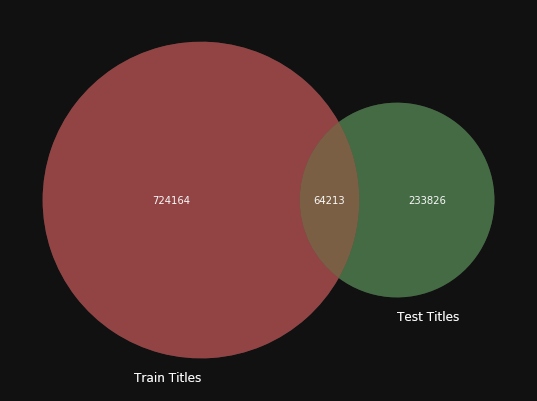
#> input picture Avito EDA 1_files/Avito EDA 1_101_0.png, 537 x 401 px; its folder holds only this picture in this run
$ python -i process_image_test.py   (imports and definitions only)   (older library calls are emulated)
#> lines starting #> are read from the running program, lines starting #| are printed output that depends on the picture; after the words box and inside, x2 and y2 are one past the last pixel; in counts of white or black regions, pixels touching at a corner belong together
import numpy as np
import pandas as pd
from time import time
import os
import tqdm
import re
import zipfile
from PIL import Image #pip install Pillow
import cv2 #pip install opencv-python
from skimage import feature
from collections import defaultdict
import operator
from scipy.stats import itemfreq
from multiprocessing import Pool
import matplotlib.pyplot as plt

def color_analysis(img):
    # obtain the color palatte of the image
    palatte = defaultdict(int)
    for pixel in img.getdata():
        palatte[pixel] += 1

    # sort the colors present in the image
    sorted_x = sorted(palatte.items(), key=operator.itemgetter(1), reverse = True)
    light_shade, dark_shade, shade_count, pixel_limit = 0, 0, 0, 25
    for i, x in enumerate(sorted_x[:pixel_limit]):
        if all(xx <= 20 for xx in x[0][:3]): ## dull : too much darkness
            dark_shade += x[1]
        if all(xx >= 240 for xx in x[0][:3]): ## bright : too much whiteness
            light_shade += x[1]
        shade_count += x[1]

    light_percent = round((float(light_shade)/shade_count)*100, 2)
    dark_percent = round((float(dark_shade)/shade_count)*100, 2)
    return light_percent, dark_percent

def perform_color_analysis(img):
    # cut the images into two halves as complete average may give bias results
    size = img.size
    halves = (size[0]/2, size[1]/2)
    im1 = img.crop((0, 0, size[0], halves[1]))
    im2 = img.crop((0, halves[1], size[0], size[1]))

    try:
        light_percent1, dark_percent1 = color_analysis(im1)
        light_percent2, dark_percent2 = color_analysis(im2)
    except Exception as e:
        return None

    light_percent = (light_percent1 + light_percent2)/2
    dark_percent = (dark_percent1 + dark_percent2)/2

    return (light_percent, dark_percent)

def average_pixel_width(img):
    im_array = np.asarray(img.convert(mode='L'))
    edges_sigma1 = feature.canny(im_array, sigma=3)
    apw = (float(np.sum(edges_sigma1)) / (img.size[0]*img.size[1]))
    return apw*100

def get_dominant_color(img):
    arr = np.float32(img)
    pixels = arr.reshape((-1, 3))

    n_colors = 5
    criteria = (cv2.TERM_CRITERIA_EPS + cv2.TERM_CRITERIA_MAX_ITER, 200, .1)
    flags = cv2.KMEANS_RANDOM_CENTERS
    _, labels, centroids = cv2.kmeans(pixels, n_colors, None, criteria, 10, flags)

    palette = np.uint8(centroids)
    quantized = palette[labels.flatten()]
    quantized = quantized.reshape(arr.shape)

    dominant_color = palette[np.argmax(np.unique(labels,return_counts=True)[1])]
    return dominant_color[0]/255, dominant_color[1]/255, dominant_color[2]/255

def get_average_color(img):
    arr = np.float32(img)
    average_color = [arr[:, :, i].mean() for i in range(arr.shape[-1])]
    return average_color[0]/255, average_color[1]/255, average_color[2]/255

def getDimensions(img):
    return img.size

def get_blurrness_score(img):
    open_cv_image = np.array(img)
    open_cv_image = open_cv_image[:, :, ::-1].copy()
    img = cv2.cvtColor(open_cv_image, cv2.COLOR_BGR2GRAY)
    fm = cv2.Laplacian(img, cv2.CV_64F).var()
    return fm

def process_image(image_file):

    try:
        img = Image.open(image_file)
#> img is the input picture: PIL image 537x401 RGBA; mean R, G, B, A 50.6, 20.9, 14.3, 226
        img_size = os.stat(image_file).st_size
        lightness, darkness = perform_color_analysis(img)
#> in perform_color_analysis, `im1 = img.crop((0, 0, size[0], halves[1]))`:
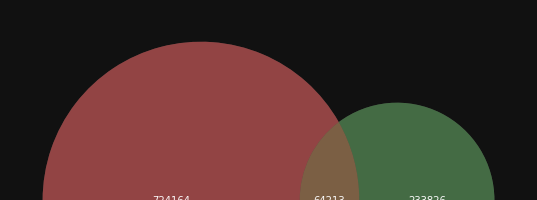
#> im1: PIL image 537x200 RGBA; mean R, G, B, A 50.3, 20.5, 14, 226; transparent parts drawn white
#> in perform_color_analysis, `im2 = img.crop((0, halves[1], size[0], size[1]))`:
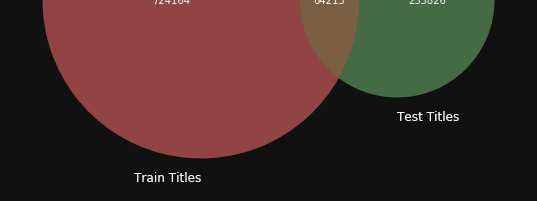
#> im2: PIL image 537x201 RGBA; mean R, G, B, A 50.9, 21.2, 14.7, 226; transparent parts drawn white
#> after the loop in color_analysis, `for pixel in img.getdata():`: palatte = 449 items
#> the loop in color_analysis, `for i, x in enumerate(sorted_x[:pixel_limit]):` made 25 passes
#> (x, dark_shade, shade_count) on passes 1, 8, 9, 10, 13: (((17, 17, 17, 255), 56013), 56013, 56013), (((18, 17, 17, 254), 14), 56027, 106287), (((20, 17, 17, 252), 12), 56039, 106299), (((19, 17, 17, 253), 11), 56050, 106310), (((17, 18, 17, 253), 10), 56060, 106341)
#> (x, shade_count) on passes 2 to 7: (((112, 10, 10, 194), 35759), 91772), (((10, 61, 10, 194), 11422), 103194), (((82, 46, 10, 194), 3031), 106225), (((111, 10, 10, 194), 19), 106244), (((110, 10, 10, 194), 15), 106259), (((108, 10, 10, 195), 14), 106273)
#> after the loop in color_analysis, `for i, x in enumerate(sorted_x[:pixel_limit]):`: dark_shade = 56060; light_shade = 0; shade_count = 106444
#> in color_analysis, `light_percent = round((float(light_shade)/shade_count)*100, 2)`: light_percent = 0
#> in color_analysis, `dark_percent = round((float(dark_shade)/shade_count)*100, 2)`: dark_percent = 52.67
#> in perform_color_analysis, `light_percent1, dark_percent1 = color_analysis(im1)`: light_percent1 = 0; dark_percent1 = 52.67
#> the loop in color_analysis (call 2), `for pixel in img.getdata():` made 107937 passes
#> pixel on passes 1 to 3: (17, 17, 17, 255), (17, 17, 17, 255), (17, 17, 17, 255)
#> the loop in color_analysis (call 2), `for i, x in enumerate(sorted_x[:pixel_limit]):` made 25 passes
#> (x, light_shade, shade_count) on passes 5, 8, 16: (((245, 245, 245, 244), 25), 25, 106220), (((255, 255, 255, 255), 19), 44, 106282), (((241, 241, 241, 241), 14), 58, 106409)
#> (x, dark_shade, shade_count) on passes 1, 12: (((17, 17, 17, 255), 55947), 55947, 55947), (((19, 17, 17, 253), 15), 55962, 106351)
#> in perform_color_analysis, `light_percent2, dark_percent2 = color_analysis(im2)`: light_percent2 = 0.05; dark_percent2 = 52.54
#> in perform_color_analysis, `light_percent = (light_percent1 + light_percent2)/2`: light_percent = 0.025
#> in perform_color_analysis, `dark_percent = (dark_percent1 + dark_percent2)/2`: dark_percent = 52.61
#> lightness = 0.025; darkness = 52.61
        pixel_width = average_pixel_width(img)
#> in average_pixel_width, `im_array = np.asarray(img.convert(mode='L'))`:
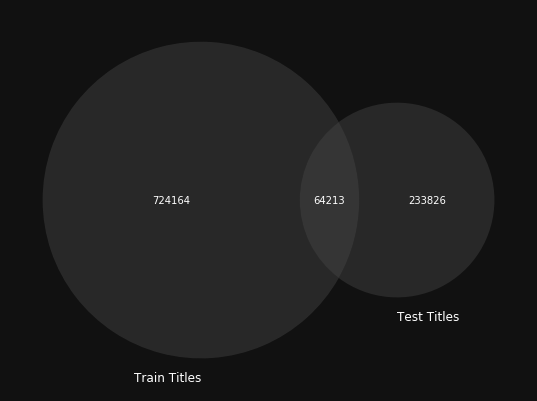
#> im_array: shape (401, 537); min 17, max 255, mean 28.9
#> in average_pixel_width, `edges_sigma1 = feature.canny(im_array, sigma=3)`:
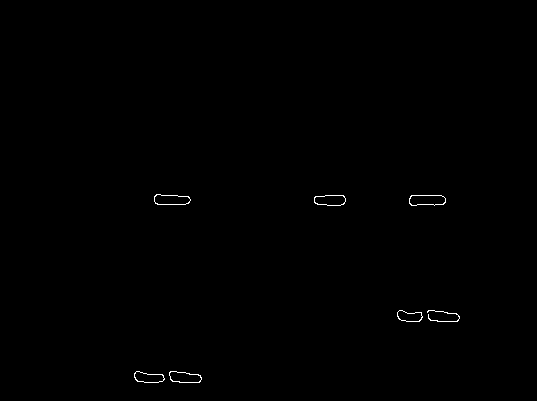
#> edges_sigma1: shape (401, 537) bool; 0.26% white in thin lines or dots, all inside (x1, y1, x2, y2) = (134, 194, 460, 383)
#> in average_pixel_width, `apw = (float(np.sum(edges_sigma1)) / (img.size[0]*img.size[1]))`: apw = 0.00256
#> pixel_width = 0.256
        #dom_red, dom_green, dom_blue = get_dominant_color(img)
        avg_red, avg_green, avg_blue = get_average_color(img)
#> in get_average_color, `average_color = [arr[:, :, i].mean() for i in range(arr.shape[-1])]`: average_color = [50.63, 20.88, 14.32, 226]
#> avg_red = 0.199; avg_green = 0.0819; avg_blue = 0.0561
        width, height = getDimensions(img)
#> width = 537; height = 401
        blurness = get_blurrness_score(img)
#> in get_blurrness_score, `open_cv_image = open_cv_image[:, :, ::-1].copy()`:
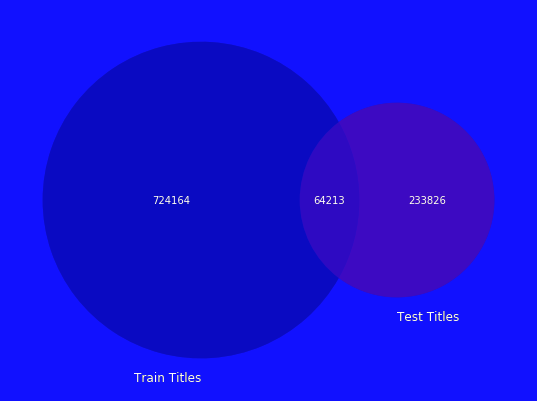
#> open_cv_image: shape (401, 537, 4); mean B, G, R, A 226, 14.3, 20.9, 50.6
#> in get_blurrness_score, `img = cv2.cvtColor(open_cv_image, cv2.COLOR_BGR2GRAY)`:
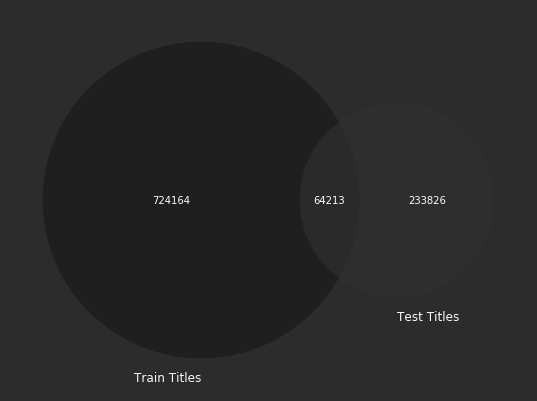
#> img: shape (401, 537); min 31, max 255, mean 40.3
#> in get_blurrness_score, `fm = cv2.Laplacian(img, cv2.CV_64F).var()`: fm = 502.2
#> blurness = 502.2

        RE_CODE = re.compile(r'/(\w+)\.jpg')
        image_code = re.search(RE_CODE,image_file)[1]

        return [image_code, img_size, lightness, darkness, pixel_width, avg_red, avg_green, avg_blue, width, height, blurness]
    except:
        print('WARNING:',image_file,'cannot be open')
        RE_CODE = re.compile(r'/(\w+)\.jpg')
#> (the run stopped early here; a loop or call above may not have finished)

$ run again, on Avito EDA 1_files/Avito EDA 1_104_0.png
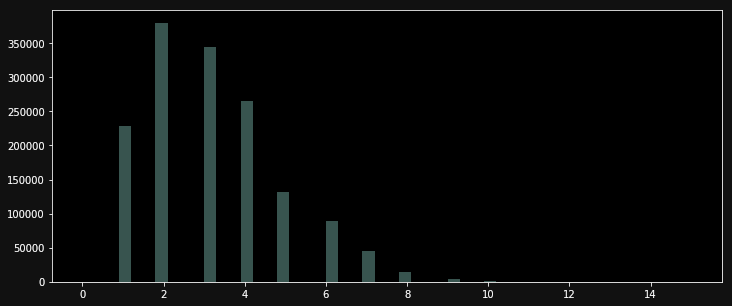
#> input picture Avito EDA 1_files/Avito EDA 1_104_0.png, 732 x 306 px
#> in process_image, img is the input picture: PIL image 732x306 RGBA; mean R, G, B, A 8.9, 10.5, 10.2, 254.5
#> after the loop in color_analysis, `for pixel in img.getdata():`: palatte = 148 items
#> the loop in color_analysis, `for i, x in enumerate(sorted_x[:pixel_limit]):` made 25 passes
#> (x, dark_shade, shade_count) on passes 1, 2, 6: (((0, 0, 0, 255), 91088), 91088, 91088), (((17, 17, 17, 255), 15221), 106309, 106309), (((18, 18, 18, 254), 30), 106339, 111206)
#> after the loop in color_analysis, `for i, x in enumerate(sorted_x[:pixel_limit]):`: dark_shade = 106339; light_shade = 0; shade_count = 111508
#> in color_analysis, `light_percent = round((float(light_shade)/shade_count)*100, 2)`: light_percent = 0
#> in color_analysis, `dark_percent = round((float(dark_shade)/shade_count)*100, 2)`: dark_percent = 95.36
#> light_percent1 = 0; dark_percent1 = 95.36
#> the loop in color_analysis (call 2), `for pixel in img.getdata():` made 111996 passes
#> pixel on passes 1 to 3: (17, 17, 17, 255), (17, 17, 17, 255), (17, 17, 17, 255)
#> the loop in color_analysis (call 2), `for i, x in enumerate(sorted_x[:pixel_limit]):` made 25 passes
#> (x, dark_shade, shade_count) on passes 1, 2, 10: (((0, 0, 0, 255), 77597), 77597, 77597), (((17, 17, 17, 255), 23815), 101412, 101412), (((18, 18, 18, 254), 24), 101436, 111216)
#> light_percent2 = 0; dark_percent2 = 91.02
#> in perform_color_analysis, `light_percent = (light_percent1 + light_percent2)/2`: light_percent = 0
#> in perform_color_analysis, `dark_percent = (dark_percent1 + dark_percent2)/2`: dark_percent = 93.19
#> lightness = 0; darkness = 93.19
#> in average_pixel_width, `edges_sigma1 = feature.canny(im_array, sigma=3)`:
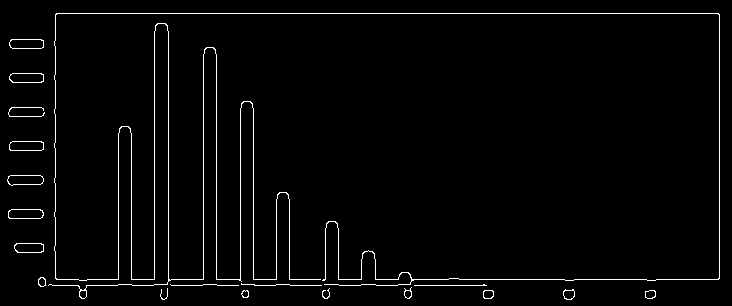
#> edges_sigma1: shape (306, 732) bool; 2.3% white in thin lines or dots
#> apw = 0.023
#> pixel_width = 2.3
#> average_color = [8.9, 10.48, 10.2, 254.5]
#> avg_red = 0.0349; avg_green = 0.0411; avg_blue = 0.04
#> width = 732; height = 306
#> in get_blurrness_score, `img = cv2.cvtColor(open_cv_image, cv2.COLOR_BGR2GRAY)`:
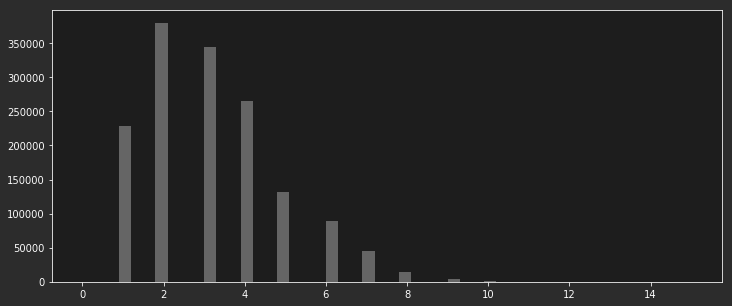
#> img: shape (306, 732); min 29, max 255, mean 38.1
#> fm = 2303.8

$ run again, on Avito EDA 1_files/Avito EDA 1_120_0.png
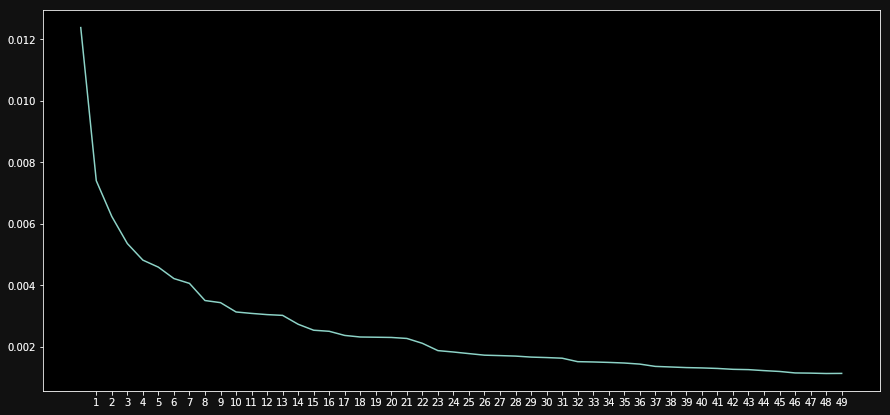
#> input picture Avito EDA 1_files/Avito EDA 1_120_0.png, 890 x 415 px
#> in process_image, img is the input picture: PIL image 890x415 RGBA; mean R, G, B, A 5.4, 5.6, 5.6, 254.5
#> after the loop in color_analysis, `for pixel in img.getdata():`: palatte = 306 items
#> the loop in color_analysis, `for i, x in enumerate(sorted_x[:pixel_limit]):` made 25 passes
#> (x, dark_shade, shade_count) on passes 1, 2, 13, 21: (((0, 0, 0, 255), 164218), 164218, 164218), (((17, 17, 17, 255), 18777), 182995, 182995), (((18, 18, 18, 254), 11), 183006, 184423), (((1, 2, 2, 255), 6), 183012, 184484)
#> after the loop in color_analysis, `for i, x in enumerate(sorted_x[:pixel_limit]):`: dark_shade = 183012; light_shade = 0; shade_count = 184508
#> in color_analysis, `light_percent = round((float(light_shade)/shade_count)*100, 2)`: light_percent = 0
#> in color_analysis, `dark_percent = round((float(dark_shade)/shade_count)*100, 2)`: dark_percent = 99.19
#> light_percent1 = 0; dark_percent1 = 99.19
#> the loop in color_analysis (call 2), `for pixel in img.getdata():` made 184230 passes
#> pixel on passes 1 to 3: (17, 17, 17, 255), (17, 17, 17, 255), (17, 17, 17, 255)
#> the loop in color_analysis (call 2), `for i, x in enumerate(sorted_x[:pixel_limit]):` made 25 passes
#> (x, dark_shade, shade_count) on passes 1, 2, 11, 16: (((0, 0, 0, 255), 150953), 150953, 150953), (((17, 17, 17, 255), 26866), 177819, 177819), (((18, 18, 18, 254), 70), 177889, 180005), (((20, 20, 20, 252), 39), 177928, 180244)
#> light_percent2 = 0; dark_percent2 = 98.56
#> in perform_color_analysis, `light_percent = (light_percent1 + light_percent2)/2`: light_percent = 0
#> in perform_color_analysis, `dark_percent = (dark_percent1 + dark_percent2)/2`: dark_percent = 98.88
#> lightness = 0; darkness = 98.88
#> in average_pixel_width, `edges_sigma1 = feature.canny(im_array, sigma=3)`:
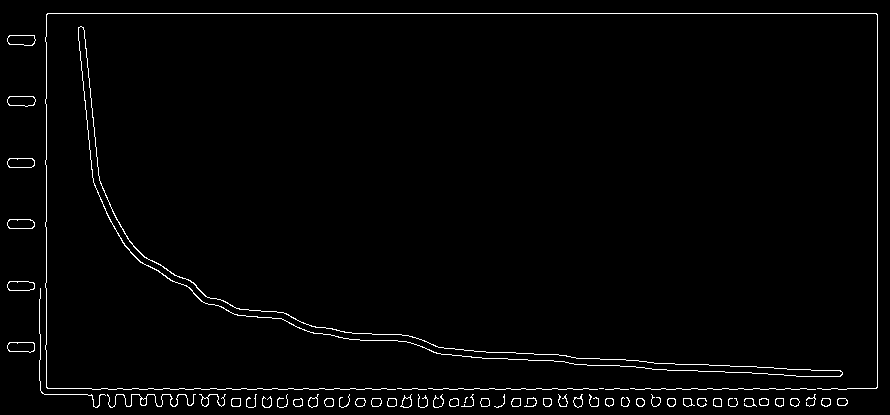
#> edges_sigma1: shape (415, 890) bool; 1.8% white in thin lines or dots
#> apw = 0.0183
#> pixel_width = 1.83
#> average_color = [5.35, 5.63, 5.58, 254.5]
#> avg_red = 0.021; avg_green = 0.0221; avg_blue = 0.0219
#> width = 890; height = 415
#> in get_blurrness_score, `img = cv2.cvtColor(open_cv_image, cv2.COLOR_BGR2GRAY)`:
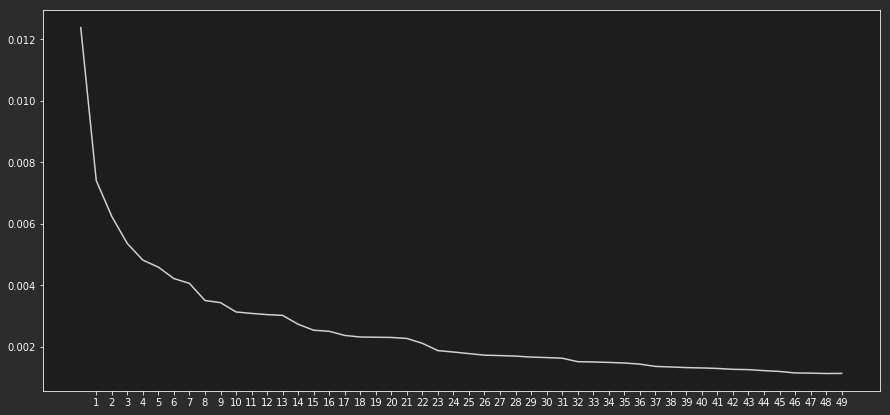
#> img: shape (415, 890); min 29, max 255, mean 33.9
#> fm = 2400.9
